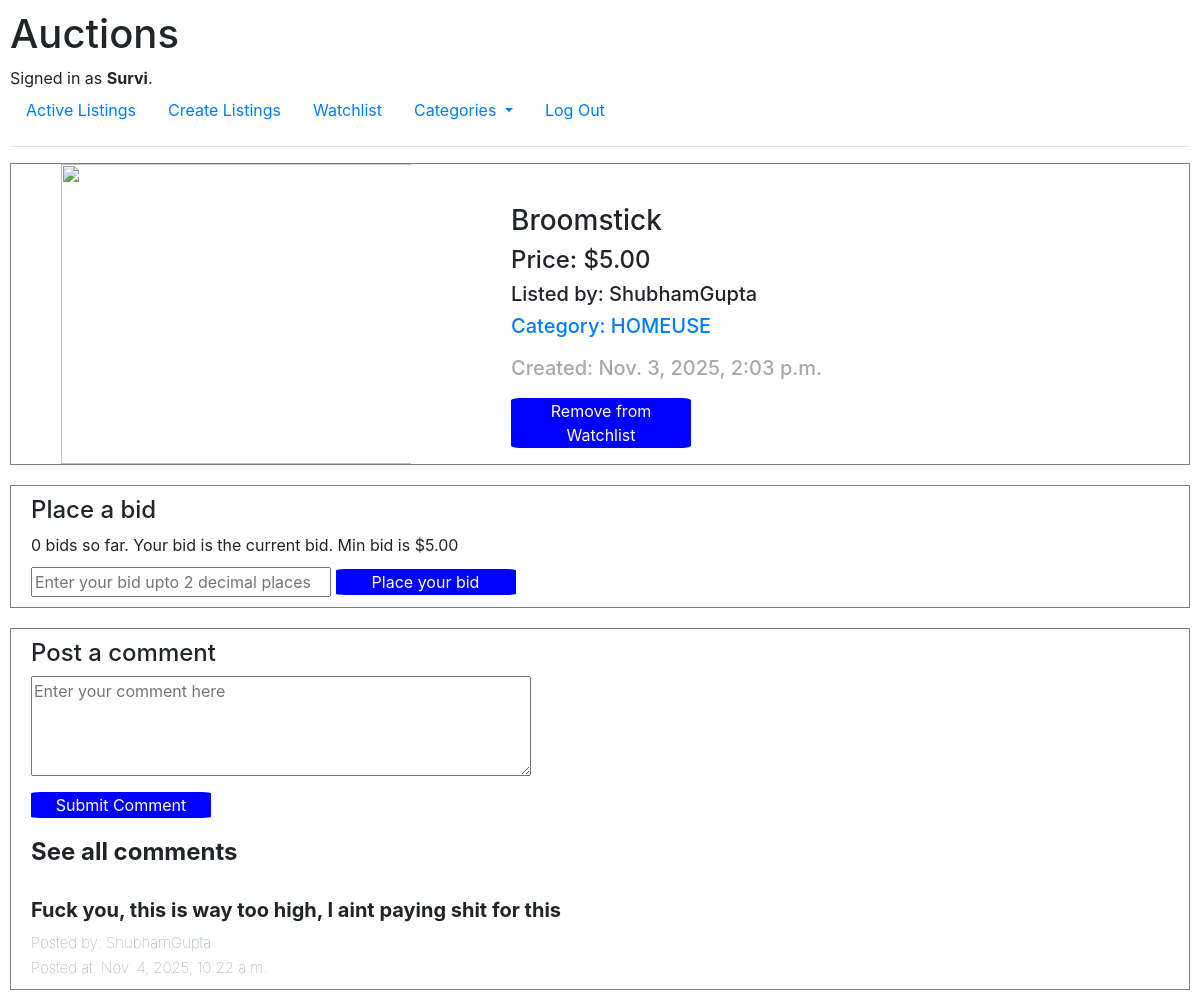
Page /listing/2 (signed in) on the committed database.
### auctions/models.py (models this page shows, shortened)
class User(AbstractUser):
    watchlist = models.ManyToManyField('Listing', blank=True, related_name="watchers")

class Listing(models.Model):
    title = models.CharField(max_length=512)
    description = models.TextField() ##textfield for inlmiited length
    min_bid = models.DecimalField(max_digits=10, decimal_places=2)
    current_price = models.DecimalField(max_digits=10, decimal_places=2, null = True, blank = True)
    listed_by = models.ForeignKey(User, on_delete=models.CASCADE, related_name="listers") ##relates to the user table/object
    category = models.CharField(max_length=20, choices= CATEGORY_CHOICES, default='FASHION') ##can only take values from the given choices
    image_url = models.URLField(max_length=2048, blank=True, null=True)
    created_at = models.DateTimeField(auto_now_add=True)  # Set once
    updated_at = models.DateTimeField(auto_now=True)      # Updates every save
    status = models.CharField(max_length=20, choices=STATUS, default='ACTIVE')
    winner = models.ForeignKey(User, on_delete=models.CASCADE, related_name="winner", blank=True, null=True)
    def __str__(self):
        return f"title: {self.title} , details: {self.description} , min_bid: {self.min_bid}, listed_by: {self.listed_by}, category: {self.category}"

class Comment(models.Model):
    listing = models.ForeignKey(Listing, on_delete=models.CASCADE, related_name="commentListings")
    comment_user = models.ForeignKey(User, on_delete=models.CASCADE, related_name="commenter")
    comment = models.TextField() ##textfield for inlmiited length
    bid_created_date = models.DateTimeField(auto_now_add=True)
    bid_updated_date = models.DateTimeField(auto_now=True, null=True)

### auctions/views.py (the view)
# urls.py: path("listing/<int:listing_id>", views.listing, name = "listingpage"),
def listing(request, listing_id):
    count_bids = Bid.objects.filter(listing=Listing.objects.get(id=listing_id)).count()
    if request.method == "GET":
        listing_temp = Listing.objects.get(id = listing_id)
        all_comments = Comment.objects.filter(listing = listing_temp)
        print(listing_temp)
        return render(request, "auctions/listing.html" , {
            "listing": listing_temp,
            "count_bids": count_bids,
            "comments": all_comments,
            "cats": CATEGORY_CHOICES
        })

### auctions/templates/auctions/listing.html (shortened to what this page needs)
{% extends "auctions/layout.html" %}
{% block body %}
    <div id="listing">
        <img src="{{ listing.image_url }}" height = 300px width="400px">
        <div id = "details">
            <h3 id = "title">{{ listing.title }}</h3>
            <h4 id = "price">Price: ${{ listing.min_bid }}</h4>
            <h5 id = "listedby">Listed by: {{ listing.listed_by }}</h5>
            <h5 id = "category"> <a href="{% url 'categorypage'  listing.category  %}">  Category: {{ listing.category }} </a></h5>
            <h5 id = "date">Created: {{ listing.created_at }}</h5>
            {% if user.is_authenticated %}
                {% if listing not in user.watchlist.all %}
                    <form action="{% url 'add_to_watchlist' %}" method = "POST">
                        {% csrf_token %}
                        <input type = "hidden" name="listing_ID" value = "{{ listing.id }}">
                        <button type="submit" id="addWatchlist">Add to Watchlist</button>
                    </form>
                {% else %}
                    <form action="{% url 'remove_from_watchlist' %}" method = "POST">
                        <button type="submit" id="removeWatchlist">Remove from Watchlist</button>
                    </form>
                {% endif %}
            {% endif %}
        </div>
    </div>
    {% if user.is_authenticated %}
        {% if listing.status != 'CLOSED' %}
        <div id = "bid">
            <h4>Place a bid</h5>
            <h7> {{ count_bids }} bids so far. Your bid is the current bid.</h7>
            <h7>Min bid is {% if listing.current_price %} ${{ listing.current_price }} {% else %} ${{ listing.min_bid }} {% endif %}</h7>
            <form action="{% url 'bidpage' %}" method = "POST">
                <input type="number" id = "bid_value" name="bid_value" step="0.01" min="0" required placeholder="Enter your bid upto 2 decimal places">
                <button id = "place_bid" type ="submit"> Place your bid </button>
            </form>
        </div>
        {% endif %}
        <div id ="comment">
            <h4> Post a comment </h4>
            <form action="{% url 'commentpage' %}" method = "POST">
                <textarea name = "new_comment" placeholder="Enter your comment here" required style="width: 500px; height: 100px;"></textarea>
                <br>
                <button id = "submit_comment" type ="submit"> Submit Comment </button>
            </form>
            {% if comments %}
            <h4 id="seeall"> See all comments </h4>
            {% for comment in comments %}
            <br>
            <div name = "comment_actual">
                <h6 id = "comment_details"> {{ comment.comment }}</h6>
                <h7 id = "postedby">Posted by: {{ comment.comment_user.username }}</h7>
                <br>
                <h7 id = "postdate">Posted at: {{ comment.bid_created_date }}</h7>
            </div>
            {% endfor %}
            {% endif %}
        </div>
    {% else %}
    <h1></h1>
    {% endif %}
{% endblock %}

### auctions/templates/auctions/layout.html (shortened to what this page needs)
{% load static %}
<!DOCTYPE html>
<html lang="en">
    <head>
        <link rel="stylesheet" href="https://stackpath.bootstrapcdn.com/bootstrap/4.4.1/css/bootstrap.min.css">
        <link href="{% static 'auctions/styles.css' %}" rel="stylesheet">
    </head>
    <body>
        <h1>Auctions</h1>
        <div>
            {% if user.is_authenticated %}
                Signed in as <strong>{{ user.username }}</strong>.
            {% else %}
                Not signed in.
            {% endif %}
        </div>
        <ul class="nav">
            <li class="nav-item">
                <a class="nav-link" href="{% url 'index' %}">Active Listings</a>
            </li>
            {% if user.is_authenticated %}
                <li class="nav-item">
                    <a class="nav-link" href="{% url 'create' %}">Create Listings</a>
                </li>
                <li class="nav-item">
                    <a class="nav-link" href="{% url 'watchlist' %}">Watchlist</a>
                </li>
                <li class="nav-item dropdown">
                    <a class="nav-link dropdown-toggle" href="#" id="categoriesDropdown" role="button" data-toggle="dropdown" aria-expanded="false">
                        Categories
                    </a>
                </li>
                <li class="nav-item">
                    <a class="nav-link" href="{% url 'logout' %}">Log Out</a>
                </li>
            {% endif %}
        </ul>
        <hr>
        {% block body %}
        {% endblock %}
    </body>
</html>

### auctions/static/auctions/styles.css (style rules this page uses)
body { padding: 10px; }

### auctions/templates/auctions/listing.html (style rules this page uses)
#listing { display: flex; border: 1px solid gray; gap: 100px; }
img { padding-left: 50px; }
#date { color: darkgray; padding-top: 10px; }
#title { padding-top: 40px; }
#bid, #comment { border: 1px solid gray; margin-top: 20px; padding-left: 20px; padding-bottom: 10px; padding-top: 10px; }
#bid_value { margin-top: 10px; width: 300px; }
#place_bid , #submit_comment, #addWatchlist, #removeWatchlist, #closeAuction { margin-top: 10px; border: none; color: white; background-color: blue; border-radius: 5%; width: 180px; }
#seeall { margin-top: 20px; font-weight: bold; }
#comment_details { font-weight: bolder; font-size: 20px; }
#postedby, #postdate { font-weight: lighter; color: lightslategray; font-size: 15px; }

### rows in the picture
User: username "Survi"
Listing: title "Broomstick", min_bid "5.00", listed_by "ShubhamGupta", category "HOMEUSE", created_at "Nov. 3, 2025, 2:03 p.m."
Comment: comment "Fuck you, this is way too high, I aint paying shit for this", comment_user.username "ShubhamGupta", bid_created_date "Nov. 4, 2025, 10:22 a.m."

### other values in the picture
{{ count_bids }} "0"
